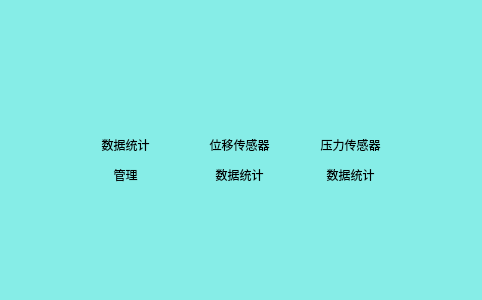
<?xml version="1.0" encoding="UTF-8"?>
<ui version="4.0">
 <class>DialogStatistics</class>
 <widget class="QDialog" name="DialogStatistics">
  <property name="geometry">
   <rect>
    <x>0</x>
    <y>0</y>
    <width>482</width>
    <height>300</height>
   </rect>
  </property>
  <property name="minimumSize">
   <size>
    <width>400</width>
    <height>300</height>
   </size>
  </property>
  <property name="windowTitle">
   <string>Dialog</string>
  </property>
  <property name="styleSheet">
   <string notr="true">background-color: rgb(134,237,231);</string>
  </property>
  <widget class="QWidget" name="">
   <property name="geometry">
    <rect>
     <x>70</x>
     <y>21</y>
     <width>333</width>
     <height>252</height>
    </rect>
   </property>
   <layout class="QHBoxLayout" name="horizontalLayout">
    <item>
     <layout class="QVBoxLayout" name="verticalLayout">
      <item>
       <widget class="QPushButton" name="dataManaButton">
        <property name="minimumSize">
         <size>
          <width>111</width>
          <height>101</height>
         </size>
        </property>
        <property name="styleSheet">
         <string notr="true">QPushButton { background-color: rgb(134,237,231); border-radius: 3px; color: rgb(255, 255, 255); } QPushButton:focus { background-color: rgb(244,236,2); }</string>
        </property>
        <property name="text">
         <string/>
        </property>
        <property name="icon">
         <iconset resource="pingbao.qrc">
          <normaloff>:/new/prefix1/ICON/6/1 (41).png</normaloff>:/new/prefix1/ICON/6/1 (41).png</iconset>
        </property>
        <property name="iconSize">
         <size>
          <width>85</width>
          <height>85</height>
         </size>
        </property>
        <property name="flat">
         <bool>true</bool>
        </property>
       </widget>
      </item>
      <item>
       <widget class="QLabel" name="label">
        <property name="minimumSize">
         <size>
          <width>67</width>
          <height>111</height>
         </size>
        </property>
        <property name="text">
         <string>&lt;html&gt;&lt;head/&gt;&lt;body&gt;&lt;p align=&quot;center&quot;&gt;数据统计&lt;/p&gt;&lt;p align=&quot;center&quot;&gt;管理&lt;/p&gt;&lt;p align=&quot;center&quot;&gt;&lt;br/&gt;&lt;/p&gt;&lt;p align=&quot;center&quot;&gt;&lt;br/&gt;&lt;/p&gt;&lt;/body&gt;&lt;/html&gt;</string>
        </property>
       </widget>
      </item>
     </layout>
    </item>
    <item>
     <layout class="QVBoxLayout" name="verticalLayout_2">
      <item>
       <widget class="QPushButton" name="weiyiCButton">
        <property name="minimumSize">
         <size>
          <width>101</width>
          <height>101</height>
         </size>
        </property>
        <property name="styleSheet">
         <string notr="true">QPushButton { background-color: rgb(134,237,231); border-radius: 3px; color: rgb(255, 255, 255); } QPushButton:focus { background-color: rgb(244,236,2); }</string>
        </property>
        <property name="text">
         <string/>
        </property>
        <property name="icon">
         <iconset resource="pingbao.qrc">
          <normaloff>:/new/prefix1/ICON/6/1 (42).png</normaloff>:/new/prefix1/ICON/6/1 (42).png</iconset>
        </property>
        <property name="iconSize">
         <size>
          <width>85</width>
          <height>85</height>
         </size>
        </property>
        <property name="flat">
         <bool>true</bool>
        </property>
       </widget>
      </item>
      <item>
       <widget class="QLabel" name="label_3">
        <property name="minimumSize">
         <size>
          <width>67</width>
          <height>141</height>
         </size>
        </property>
        <property name="text">
         <string>&lt;html&gt;&lt;head/&gt;&lt;body&gt;&lt;p align=&quot;center&quot;&gt;位移传感器&lt;/p&gt;&lt;p align=&quot;center&quot;&gt; 数据统计&lt;/p&gt;&lt;p align=&quot;center&quot;&gt;&lt;br/&gt;&lt;/p&gt;&lt;p align=&quot;center&quot;&gt;&lt;br/&gt;&lt;/p&gt;&lt;/body&gt;&lt;/html&gt;</string>
        </property>
       </widget>
      </item>
     </layout>
    </item>
    <item>
     <layout class="QVBoxLayout" name="verticalLayout_3">
      <item>
       <widget class="QPushButton" name="yaliCButton">
        <property name="minimumSize">
         <size>
          <width>101</width>
          <height>101</height>
         </size>
        </property>
        <property name="styleSheet">
         <string notr="true">QPushButton { background-color: rgb(134,237,231); border-radius: 3px; color: rgb(255, 255, 255); } QPushButton:focus { background-color: rgb(244,236,2); }</string>
        </property>
        <property name="text">
         <string/>
        </property>
        <property name="icon">
         <iconset resource="pingbao.qrc">
          <normaloff>:/new/prefix1/ICON/6/1 (43).png</normaloff>:/new/prefix1/ICON/6/1 (43).png</iconset>
        </property>
        <property name="iconSize">
         <size>
          <width>85</width>
          <height>85</height>
         </size>
        </property>
        <property name="flat">
         <bool>true</bool>
        </property>
       </widget>
      </item>
      <item>
       <widget class="QLabel" name="label_2">
        <property name="minimumSize">
         <size>
          <width>81</width>
          <height>111</height>
         </size>
        </property>
        <property name="text">
         <string>&lt;html&gt;&lt;head/&gt;&lt;body&gt;&lt;p align=&quot;center&quot;&gt;压力传感器&lt;/p&gt;&lt;p align=&quot;center&quot;&gt;数据统计&lt;/p&gt;&lt;p align=&quot;center&quot;&gt;&lt;br/&gt;&lt;/p&gt;&lt;p align=&quot;center&quot;&gt;&lt;br/&gt;&lt;/p&gt;&lt;/body&gt;&lt;/html&gt;</string>
        </property>
       </widget>
      </item>
     </layout>
    </item>
   </layout>
  </widget>
 </widget>
 <resources>
  <include location="pingbao.qrc"/>
 </resources>
 <connections/>
</ui>
